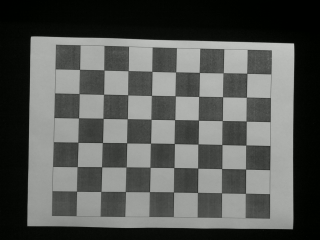
#> input picture pc files/picam/img01.jpg, 320 x 240 px; its folder holds only this picture in this run
$ python picam_calib.py   (Python 2 division)
#> lines starting #> are read from the running program, lines starting #| are printed output that depends on the picture; after the words box and inside, x2 and y2 are one past the last pixel; in counts of white or black regions, pixels touching at a corner belong together; long printed decimals are rounded

"""
OpenCV-Python Tutorials - Camera Calibration and 3D Reconstruction
http://opencv-python-tutroals.readthedocs.org/en/latest/py_tutorials/py_calib3d/py_calibration/py_calibration.html
"""

import cv2
import numpy as np
import glob

# termination criteria
criteria = (cv2.TERM_CRITERIA_EPS + cv2.TERM_CRITERIA_MAX_ITER, 30, 0.001)

# 6x8 chess board, prepare object points, like (0,0,0), (1,0,0), (2,0,0) ....,(6,5,0)
objp = np.zeros((6*8, 3), np.float32)
objp[:, :2] = np.mgrid[0:8, 0:6].T.reshape(-1, 2)

# 3d point in real world space
objpoints = []
# 2d points in image plane
imgpoints = []
h, w = 0, 0

images = glob.glob('picam/*.jpg')

for fname in images:
    img = cv2.imread(fname)
#> img is the input picture: shape (240, 320, 3); mean B, G, R 84.5, 87.4, 85.4
    gray = cv2.cvtColor(img, cv2.COLOR_BGR2GRAY)
    h, w = gray.shape[:2]
#> h = 240; w = 320

    # find chess board corners
    ret, corners = cv2.findChessboardCorners(gray, (8, 6), None)
#> ret = True; corners = 48 rows, first 8: [79.52, 69.4], [103.9, 69.89], [128.2, 70.57], [151.9, 71.41], [175.5, 71.95], [199.4, 72.45], [223.1, 72.69], [246.8, 73.35]

    # add object points, image points
    if ret:
        objpoints.append(objp)
        cv2.cornerSubPix(gray, corners, (11, 11), (-1, -1), criteria)
        imgpoints.append(corners)

        # draw and display the corners
        cv2.drawChessboardCorners(img, (8, 6), corners, ret)
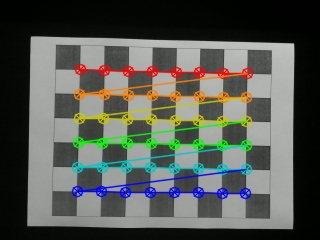
#> img: shape (240, 320, 3); 11.82% of pixels changed, all inside (x1, y1, x2, y2) = (71, 63, 254, 200)
        cv2.imshow('image', img)
        cv2.waitKey(500)

# calibration
retval, cameraMatrix, distCoeffs, rvecs, tvecs = cv2.calibrateCamera(objpoints, imgpoints, (w, h), None, None)
#> retval = 0.106; cameraMatrix = [[126.8, 0, 164.2], [0, 127.6, 125.7], [0, 0, 1]]; distCoeffs = [[0.0458, -0.0453, 0.00151, 0.001, 0.0153]]; rvecs = ([-0.0061, -0.013, 0.0185],); tvecs = ([-3.52, -2.33, 5.33],)

print "camera matrix:\n", cameraMatrix
#| camera matrix:
#|  [[126.762   0.         164.228]
#|  [  0.         127.614 125.705 ]
#|  [  0.           0.           1.        ]]

# pi camera intrinsic parameters
ay = cameraMatrix[1, 1]
#> ay = 127.6
u0 = cameraMatrix[0, 2]
#> u0 = 164.2
v0 = cameraMatrix[1, 2]
#> v0 = 125.7
print "Ay:", ay
#| Ay: 127.614
print "u0:", u0
#| u0: 164.228
print "v0:", v0
#| v0: 125.705

cv2.destroyAllWindows()

$ run again, on pc files/picam/img05.jpg
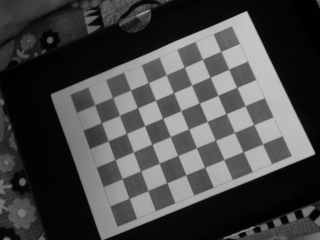
#> input picture pc files/picam/img05.jpg, 320 x 240 px
#> img is the input picture: shape (240, 320, 3); mean B, G, R 70.1, 73.1, 71.1
#> ret = True; corners = 48 rows, first 8: [94.47, 104.6], [112.6, 97.47], [130.6, 90.03], [148.5, 82.6], [166.2, 74.93], [184.2, 67.25], [202.4, 59.3], [220.7, 51.27]
#> `cv2.drawChessboardCorners(img, (8, 6), corners, ret)`:
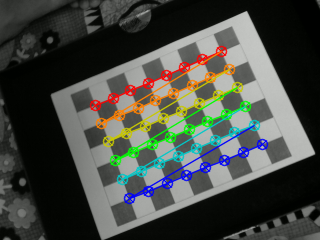
#> img: shape (240, 320, 3); 10.18% of pixels changed, all inside (x1, y1, x2, y2) = (89, 45, 269, 205)
#> retval = 0.1; cameraMatrix = [[313.2, 0, 157.4], [0, 316.6, 115.1], [0, 0, 1]]; distCoeffs = [[0.371, -2.6, -0.00391, -0.0036, 7.1]]; rvecs = ([-0.152, 0.0628, -0.388],); tvecs = ([-3.24, -0.527, 16.39],)
#| camera matrix:
#|  [[313.196   0.         157.380]
#|  [  0.         316.640 115.128]
#|  [  0.           0.           1.        ]]
#> ay = 316.6
#> u0 = 157.4
#> v0 = 115.1
#| Ay: 316.640
#| u0: 157.380
#| v0: 115.128

$ run again, on pc files/picam/img06.jpg
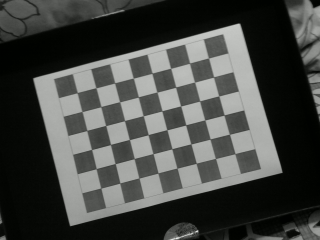
#> input picture pc files/picam/img06.jpg, 320 x 240 px
#> img is the input picture: shape (240, 320, 3); mean B, G, R 67.9, 70.8, 68.8
#> ret = True; corners = 48 rows, first 8: [77.11, 92.63], [95.92, 87.74], [114.6, 82.83], [133.3, 78.17], [152, 73.25], [170.7, 68.32], [189.6, 63.17], [208.5, 58.04]
#> `cv2.drawChessboardCorners(img, (8, 6), corners, ret)`:
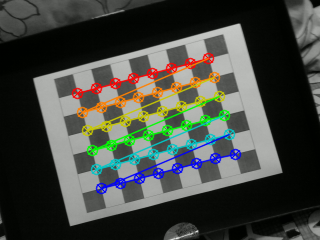
#> img: shape (240, 320, 3); 10.17% of pixels changed, all inside (x1, y1, x2, y2) = (71, 52, 242, 195)
#> retval = 0.0835; cameraMatrix = [[660.7, 0, 175.2], [0, 667.7, 58.02], [0, 0, 1]]; distCoeffs = [[0.678, 3.16, -0.0736, 0.0246, -39.37]]; rvecs = ([-0.118, 0.0502, -0.26],); tvecs = ([-5.06, 1.82, 34.03],)
#| camera matrix:
#|  [[660.665   0.         175.215]
#|  [  0.         667.676  58.022]
#|  [  0.           0.           1.        ]]
#> ay = 667.7
#> u0 = 175.2
#> v0 = 58.02
#| Ay: 667.676
#| u0: 175.215
#| v0: 58.022

$ run again, on pc files/picam/img07.jpg
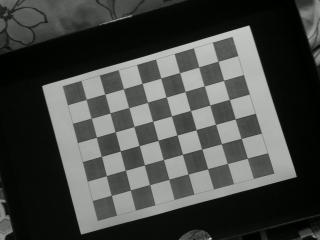
#> input picture pc files/picam/img07.jpg, 320 x 240 px
#> img is the input picture: shape (240, 320, 3); mean B, G, R 68.9, 71.8, 69.8
#> ret = True; corners = 48 rows, first 8: [86.21, 99.32], [104.8, 94.06], [123.4, 88.72], [142.1, 83.44], [160.8, 78.07], [179.6, 72.59], [198.6, 67], [218, 61.31]
#> `cv2.drawChessboardCorners(img, (8, 6), corners, ret)`:
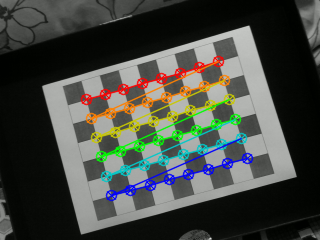
#> img: shape (240, 320, 3); 10.24% of pixels changed, all inside (x1, y1, x2, y2) = (80, 55, 254, 202)
#> retval = 0.0785; cameraMatrix = [[220.3, 0, 155.6], [0, 221.4, 97.2], [0, 0, 1]]; distCoeffs = [[0.0389, 0.378, -0.00913, -0.0019, -0.992]]; rvecs = ([-0.051, 0.0392, -0.277],); tvecs = ([-3.57, 0.122, 11.44],)
#| camera matrix:
#|  [[220.277   0.         155.557]
#|  [  0.         221.352  97.205]
#|  [  0.           0.           1.        ]]
#> ay = 221.4
#> u0 = 155.6
#> v0 = 97.2
#| Ay: 221.352
#| u0: 155.557
#| v0: 97.205

$ run again, on pc files/picam/img02.jpg
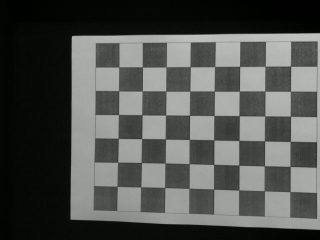
#> input picture pc files/picam/img02.jpg, 320 x 240 px
#> img is the input picture: shape (240, 320, 3); mean B, G, R 79.2, 82.1, 80.1
#> ret = True; corners = 48 rows, first 8: [118.7, 66.92], [142.5, 66.98], [166.2, 66.8], [190.2, 66.65], [214.6, 66.53], [239.6, 66.45], [265, 66.29], [290.5, 66.17]
#> `cv2.drawChessboardCorners(img, (8, 6), corners, ret)`:
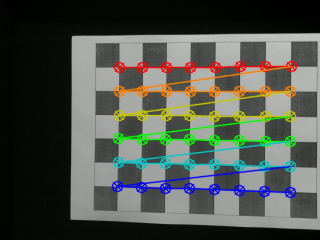
#> img: shape (240, 320, 3); 12% of pixels changed, all inside (x1, y1, x2, y2) = (111, 60, 298, 199)
#> retval = 0.106; cameraMatrix = [[124.4, 0, 168.3], [0, 124.9, 120.8], [0, 0, 1]]; distCoeffs = [[0.0462, -0.0447, 0.000701, 0.00167, 0.0134]]; rvecs = ([-0.00427, 0.0312, 0.0113],); tvecs = ([-2.09, -2.27, 5.3],)
#| camera matrix:
#|  [[124.370   0.         168.263]
#|  [  0.         124.932 120.809]
#|  [  0.           0.           1.        ]]
#> ay = 124.9
#> u0 = 168.3
#> v0 = 120.8
#| Ay: 124.932
#| u0: 168.263
#| v0: 120.809
